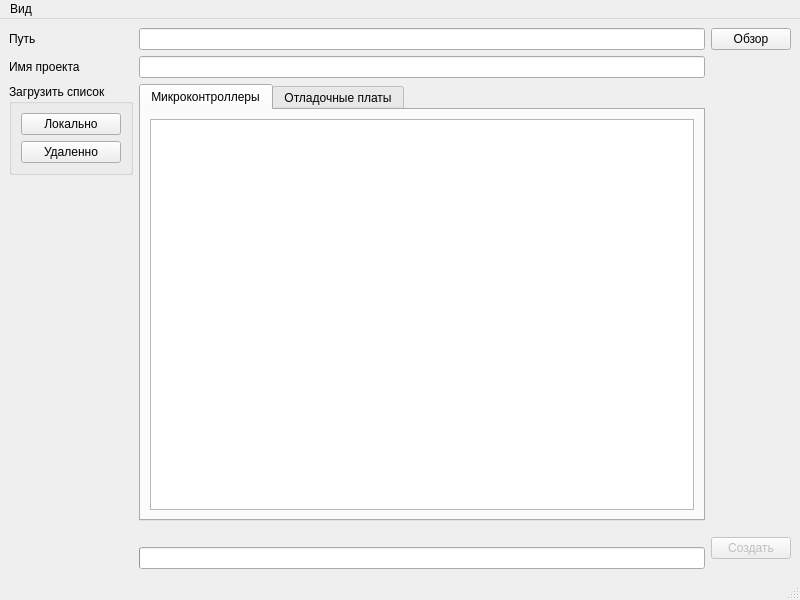
<?xml version="1.0" encoding="UTF-8"?>
<ui version="4.0">
 <class>MainWindow</class>
 <widget class="QMainWindow" name="MainWindow">
  <property name="geometry">
   <rect>
    <x>0</x>
    <y>0</y>
    <width>800</width>
    <height>600</height>
   </rect>
  </property>
  <property name="windowTitle">
   <string>Программа для создания проектов по встраиваемым системам</string>
  </property>
  <widget class="QWidget" name="centralwidget">
   <property name="enabled">
    <bool>true</bool>
   </property>
   <layout class="QGridLayout" name="gridLayout">
    <item row="1" column="2">
     <widget class="QLineEdit" name="lineEditProjectName"/>
    </item>
    <item row="0" column="2">
     <widget class="QLineEdit" name="lineEditPath">
      <property name="enabled">
       <bool>true</bool>
      </property>
      <property name="readOnly">
       <bool>true</bool>
      </property>
     </widget>
    </item>
    <item row="3" column="2">
     <layout class="QVBoxLayout" name="verticalLayout_3">
      <item>
       <widget class="QLabel" name="labelProgress">
        <property name="enabled">
         <bool>true</bool>
        </property>
        <property name="text">
         <string/>
        </property>
       </widget>
      </item>
      <item>
       <widget class="QProgressBar" name="progressBar">
        <property name="value">
         <number>0</number>
        </property>
        <property name="invertedAppearance">
         <bool>false</bool>
        </property>
        <property name="format">
         <string/>
        </property>
       </widget>
      </item>
     </layout>
    </item>
    <item row="1" column="0">
     <widget class="QLabel" name="label_2">
      <property name="text">
       <string>Имя проекта</string>
      </property>
     </widget>
    </item>
    <item row="2" column="0">
     <layout class="QVBoxLayout" name="verticalLayout">
      <item>
       <widget class="QGroupBox" name="groupBox">
        <property name="title">
         <string>Загрузить список</string>
        </property>
        <layout class="QVBoxLayout" name="verticalLayout_4">
         <item>
          <widget class="QPushButton" name="pushButton">
           <property name="text">
            <string>Локально</string>
           </property>
          </widget>
         </item>
         <item>
          <widget class="QPushButton" name="pushButton_2">
           <property name="text">
            <string>Удаленно</string>
           </property>
          </widget>
         </item>
        </layout>
       </widget>
      </item>
      <item>
       <spacer name="verticalSpacer">
        <property name="orientation">
         <enum>Qt::Vertical</enum>
        </property>
        <property name="sizeHint" stdset="0">
         <size>
          <width>20</width>
          <height>40</height>
         </size>
        </property>
       </spacer>
      </item>
     </layout>
    </item>
    <item row="3" column="3">
     <widget class="QPushButton" name="pushButtonCreate">
      <property name="enabled">
       <bool>false</bool>
      </property>
      <property name="text">
       <string>Создать</string>
      </property>
     </widget>
    </item>
    <item row="0" column="0">
     <widget class="QLabel" name="label">
      <property name="text">
       <string>Путь</string>
      </property>
     </widget>
    </item>
    <item row="0" column="3">
     <widget class="QPushButton" name="pushButtonFileDialog">
      <property name="text">
       <string>Обзор</string>
      </property>
     </widget>
    </item>
    <item row="2" column="2">
     <widget class="QTabWidget" name="tabWidget">
      <property name="currentIndex">
       <number>0</number>
      </property>
      <widget class="QWidget" name="tabMc">
       <attribute name="title">
        <string>Микроконтроллеры</string>
       </attribute>
       <layout class="QGridLayout" name="gridLayout_2">
        <item row="0" column="0">
         <widget class="QRadioButtonTree" name="radioTreeMc">
          <property name="font">
           <font>
            <family>Consolas</family>
            <pointsize>7</pointsize>
           </font>
          </property>
          <attribute name="headerVisible">
           <bool>false</bool>
          </attribute>
          <attribute name="headerCascadingSectionResizes">
           <bool>false</bool>
          </attribute>
          <attribute name="headerDefaultSectionSize">
           <number>250</number>
          </attribute>
          <attribute name="headerStretchLastSection">
           <bool>true</bool>
          </attribute>
          <column>
           <property name="text">
            <string/>
           </property>
          </column>
         </widget>
        </item>
       </layout>
      </widget>
      <widget class="QWidget" name="tabBoard">
       <attribute name="title">
        <string>Отладочные платы</string>
       </attribute>
       <layout class="QGridLayout" name="gridLayout_3">
        <item row="0" column="0">
         <widget class="QRadioButtonTree" name="radioTreeBoard">
          <property name="font">
           <font>
            <family>Consolas</family>
            <pointsize>7</pointsize>
           </font>
          </property>
          <attribute name="headerVisible">
           <bool>false</bool>
          </attribute>
          <attribute name="headerCascadingSectionResizes">
           <bool>false</bool>
          </attribute>
          <attribute name="headerDefaultSectionSize">
           <number>250</number>
          </attribute>
          <attribute name="headerStretchLastSection">
           <bool>true</bool>
          </attribute>
          <column>
           <property name="text">
            <string/>
           </property>
          </column>
         </widget>
        </item>
       </layout>
      </widget>
     </widget>
    </item>
   </layout>
  </widget>
  <widget class="QMenuBar" name="menubar">
   <property name="geometry">
    <rect>
     <x>0</x>
     <y>0</y>
     <width>800</width>
     <height>21</height>
    </rect>
   </property>
   <widget class="QMenu" name="menu">
    <property name="title">
     <string>Вид</string>
    </property>
    <widget class="QMenu" name="menu_2">
     <property name="title">
      <string>Масштаб списка</string>
     </property>
     <addaction name="tree_font_increase"/>
     <addaction name="tree_font_decrease"/>
    </widget>
    <addaction name="menu_2"/>
   </widget>
   <addaction name="menu"/>
  </widget>
  <widget class="QStatusBar" name="statusbar"/>
  <action name="tree_font_increase">
   <property name="text">
    <string>Увеличить</string>
   </property>
   <property name="shortcut">
    <string>Ctrl+=</string>
   </property>
  </action>
  <action name="tree_font_decrease">
   <property name="text">
    <string>Уменьшить</string>
   </property>
   <property name="shortcut">
    <string>Ctrl+-</string>
   </property>
  </action>
 </widget>
 <customwidgets>
  <customwidget>
   <class>QRadioButtonTree</class>
   <extends>QTreeWidget</extends>
   <header>qradiobuttontree.h</header>
  </customwidget>
 </customwidgets>
 <resources/>
 <connections>
  <connection>
   <sender>pushButtonFileDialog</sender>
   <signal>clicked()</signal>
   <receiver>MainWindow</receiver>
   <slot>editPath()</slot>
   <hints>
    <hint type="sourcelabel">
     <x>762</x>
     <y>41</y>
    </hint>
    <hint type="destinationlabel">
     <x>752</x>
     <y>79</y>
    </hint>
   </hints>
  </connection>
  <connection>
   <sender>pushButtonCreate</sender>
   <signal>clicked()</signal>
   <receiver>MainWindow</receiver>
   <slot>createProject()</slot>
   <hints>
    <hint type="sourcelabel">
     <x>790</x>
     <y>556</y>
    </hint>
    <hint type="destinationlabel">
     <x>743</x>
     <y>529</y>
    </hint>
   </hints>
  </connection>
  <connection>
   <sender>lineEditProjectName</sender>
   <signal>textChanged(QString)</signal>
   <receiver>MainWindow</receiver>
   <slot>checkCyrillic()</slot>
   <hints>
    <hint type="sourcelabel">
     <x>158</x>
     <y>70</y>
    </hint>
    <hint type="destinationlabel">
     <x>62</x>
     <y>94</y>
    </hint>
   </hints>
  </connection>
  <connection>
   <sender>pushButton</sender>
   <signal>clicked()</signal>
   <receiver>MainWindow</receiver>
   <slot>downloadConfig()</slot>
   <hints>
    <hint type="sourcelabel">
     <x>99</x>
     <y>145</y>
    </hint>
    <hint type="destinationlabel">
     <x>81</x>
     <y>141</y>
    </hint>
   </hints>
  </connection>
  <connection>
   <sender>pushButton_2</sender>
   <signal>clicked()</signal>
   <receiver>MainWindow</receiver>
   <slot>cloneConfig()</slot>
   <hints>
    <hint type="sourcelabel">
     <x>90</x>
     <y>167</y>
    </hint>
    <hint type="destinationlabel">
     <x>135</x>
     <y>198</y>
    </hint>
   </hints>
  </connection>
  <connection>
   <sender>menubar</sender>
   <signal>triggered(QAction*)</signal>
   <receiver>MainWindow</receiver>
   <slot>performAction(QAction*)</slot>
   <hints>
    <hint type="sourcelabel">
     <x>216</x>
     <y>11</y>
    </hint>
    <hint type="destinationlabel">
     <x>134</x>
     <y>27</y>
    </hint>
   </hints>
  </connection>
 </connections>
 <slots>
  <signal>cyrillicPathWarning()</signal>
  <slot>editPath()</slot>
  <slot>createProject()</slot>
  <slot>checkCyrillic()</slot>
  <slot>downloadConfig()</slot>
  <slot>cloneConfig()</slot>
  <slot>performAction(QAction*)</slot>
 </slots>
</ui>
